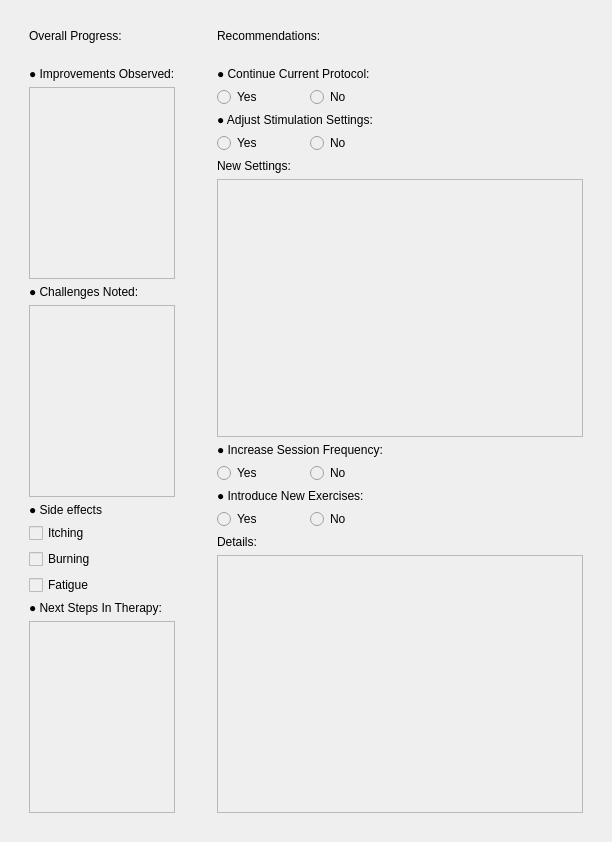
      <widget class="QWidget" name="assesment_tab">
       <property name="styleSheet">
        <string notr="true">background-color: rgb(239, 239, 239);
</string>
       </property>
       <attribute name="title">
        <string>Clinical Assesment</string>
       </attribute>
       <layout class="QHBoxLayout" name="horizontalLayout_3">
        <item>
         <widget class="QWidget" name="widget_5" native="true">
          <property name="sizePolicy">
           <sizepolicy hsizetype="Preferred" vsizetype="Preferred">
            <horstretch>1</horstretch>
            <verstretch>0</verstretch>
           </sizepolicy>
          </property>
          <layout class="QVBoxLayout" name="verticalLayout_4">
           <item>
            <widget class="QWidget" name="widget_7" native="true">
             <layout class="QHBoxLayout" name="horizontalLayout_4">
              <item>
               <widget class="QLabel" name="label_30">
                <property name="sizePolicy">
                 <sizepolicy hsizetype="Preferred" vsizetype="Preferred">
                  <horstretch>0</horstretch>
                  <verstretch>1</verstretch>
                 </sizepolicy>
                </property>
                <property name="styleSheet">
                 <string notr="true">font: 700 20pt; </string>
                </property>
                <property name="text">
                 <string>Overall Progress:</string>
                </property>
               </widget>
              </item>
             </layout>
            </widget>
           </item>
           <item>
            <widget class="QWidget" name="widget_8" native="true">
             <property name="sizePolicy">
              <sizepolicy hsizetype="Preferred" vsizetype="Preferred">
               <horstretch>0</horstretch>
               <verstretch>2</verstretch>
              </sizepolicy>
             </property>
             <layout class="QVBoxLayout" name="verticalLayout_6">
              <item>
               <widget class="QLabel" name="label_32">
                <property name="styleSheet">
                 <string notr="true">font: 600 12pt; </string>
                </property>
                <property name="text">
                 <string>● Improvements Observed:</string>
                </property>
               </widget>
              </item>
              <item>
               <widget class="QTextEdit" name="textEdit_8">
                <property name="styleSheet">
                 <string notr="true">font: 500 12pt; </string>
                </property>
               </widget>
              </item>
              <item>
               <widget class="QLabel" name="label_34">
                <property name="styleSheet">
                 <string notr="true">font: 600 12pt; </string>
                </property>
                <property name="text">
                 <string>● Challenges Noted:</string>
                </property>
               </widget>
              </item>
              <item>
               <widget class="QTextEdit" name="textEdit_7">
                <property name="styleSheet">
                 <string notr="true">font: 500 12pt; </string>
                </property>
               </widget>
              </item>
              <item>
               <widget class="QLabel" name="label_36">
                <property name="styleSheet">
                 <string notr="true">font: 600 12pt; </string>
                </property>
                <property name="text">
                 <string>● Side effects</string>
                </property>
               </widget>
              </item>
              <item>
               <widget class="QCheckBox" name="checkBox">
                <property name="styleSheet">
                 <string notr="true">font: 500 12pt; </string>
                </property>
                <property name="text">
                 <string>Itching</string>
                </property>
               </widget>
              </item>
              <item>
               <widget class="QCheckBox" name="checkBox_2">
                <property name="styleSheet">
                 <string notr="true">font: 500 12pt; </string>
                </property>
                <property name="text">
                 <string>Burning</string>
                </property>
               </widget>
              </item>
              <item>
               <widget class="QCheckBox" name="checkBox_3">
                <property name="styleSheet">
                 <string notr="true">font: 500 12pt; </string>
                </property>
                <property name="text">
                 <string>Fatigue</string>
                </property>
               </widget>
              </item>
              <item>
               <widget class="QLabel" name="label_41">
                <property name="styleSheet">
                 <string notr="true">font: 600 12pt; </string>
                </property>
                <property name="text">
                 <string>● Next Steps In Therapy:</string>
                </property>
               </widget>
              </item>
              <item>
               <widget class="QTextEdit" name="textEdit_2">
                <property name="styleSheet">
                 <string notr="true">font: 500 12pt; </string>
                </property>
               </widget>
              </item>
             </layout>
            </widget>
           </item>
          </layout>
         </widget>
        </item>
        <item>
         <widget class="QWidget" name="widget_6" native="true">
          <property name="sizePolicy">
           <sizepolicy hsizetype="Preferred" vsizetype="Preferred">
            <horstretch>3</horstretch>
            <verstretch>0</verstretch>
           </sizepolicy>
          </property>
          <layout class="QVBoxLayout" name="verticalLayout_3">
           <item>
            <widget class="QWidget" name="widget_9" native="true">
             <layout class="QVBoxLayout" name="verticalLayout_5">
              <item>
               <widget class="QLabel" name="label_31">
                <property name="sizePolicy">
                 <sizepolicy hsizetype="Preferred" vsizetype="Preferred">
                  <horstretch>0</horstretch>
                  <verstretch>1</verstretch>
                 </sizepolicy>
                </property>
                <property name="styleSheet">
                 <string notr="true">font: 700 20pt; </string>
                </property>
                <property name="text">
                 <string>Recommendations:</string>
                </property>
               </widget>
              </item>
             </layout>
            </widget>
           </item>
           <item>
            <widget class="QWidget" name="widget_10" native="true">
             <property name="sizePolicy">
              <sizepolicy hsizetype="Preferred" vsizetype="Preferred">
               <horstretch>0</horstretch>
               <verstretch>2</verstretch>
              </sizepolicy>
             </property>
             <property name="styleSheet">
              <string notr="true"/>
             </property>
             <layout class="QGridLayout" name="gridLayout_4">
              <item row="8" column="0" colspan="3">
               <widget class="QLabel" name="label_47">
                <property name="styleSheet">
                 <string notr="true">font: 600 12pt; </string>
                </property>
                <property name="text">
                 <string>● Introduce New Exercises:</string>
                </property>
               </widget>
              </item>
              <item row="10" column="0">
               <widget class="QLabel" name="label_48">
                <property name="styleSheet">
                 <string notr="true">font: 600 12pt; </string>
                </property>
                <property name="text">
                 <string>Details:</string>
                </property>
               </widget>
              </item>
              <item row="11" column="0" colspan="4">
               <widget class="QTextEdit" name="textEdit">
                <property name="styleSheet">
                 <string notr="true">font: 500 12pt; </string>
                </property>
               </widget>
              </item>
              <item row="6" column="0" colspan="3">
               <widget class="QLabel" name="label_46">
                <property name="styleSheet">
                 <string notr="true">font: 600 12pt; </string>
                </property>
                <property name="text">
                 <string>● Increase Session Frequency:</string>
                </property>
               </widget>
              </item>
              <item row="4" column="0">
               <widget class="QLabel" name="label_45">
                <property name="styleSheet">
                 <string notr="true">font: 600 12pt; </string>
                </property>
                <property name="text">
                 <string>New Settings:</string>
                </property>
               </widget>
              </item>
              <item row="2" column="0" colspan="3">
               <widget class="QLabel" name="label_44">
                <property name="styleSheet">
                 <string notr="true">font: 600 12pt; </string>
                </property>
                <property name="text">
                 <string>● Adjust Stimulation Settings:</string>
                </property>
               </widget>
              </item>
              <item row="0" column="0" colspan="3">
               <widget class="QLabel" name="label_43">
                <property name="styleSheet">
                 <string notr="true">font: 600 12pt; </string>
                </property>
                <property name="text">
                 <string>● Continue Current Protocol:</string>
                </property>
               </widget>
              </item>
              <item row="5" column="0" colspan="4">
               <widget class="QTextEdit" name="textEdit_9">
                <property name="styleSheet">
                 <string notr="true">font: 500 12pt; </string>
                </property>
               </widget>
              </item>
              <item row="1" column="0">
               <widget class="QRadioButton" name="radioButton_5">
                <property name="styleSheet">
                 <string notr="true">font: 500 12pt; </string>
                </property>
                <property name="text">
                 <string>Yes</string>
                </property>
               </widget>
              </item>
              <item row="1" column="1">
               <widget class="QRadioButton" name="radioButton_6">
                <property name="styleSheet">
                 <string notr="true">font: 500 12pt; </string>
                </property>
                <property name="text">
                 <string>No</string>
                </property>
               </widget>
              </item>
              <item row="3" column="0">
               <widget class="QRadioButton" name="radioButton_7">
                <property name="styleSheet">
                 <string notr="true">font: 500 12pt; </string>
                </property>
                <property name="text">
                 <string>Yes</string>
                </property>
               </widget>
              </item>
              <item row="3" column="1">
               <widget class="QRadioButton" name="radioButton_8">
                <property name="styleSheet">
                 <string notr="true">font: 500 12pt; </string>
                </property>
                <property name="text">
                 <string>No</string>
                </property>
               </widget>
              </item>
              <item row="7" column="0">
               <widget class="QRadioButton" name="radioButton_9">
                <property name="styleSheet">
                 <string notr="true">font: 500 12pt; </string>
                </property>
                <property name="text">
                 <string>Yes</string>
                </property>
               </widget>
              </item>
              <item row="7" column="1">
               <widget class="QRadioButton" name="radioButton_10">
                <property name="styleSheet">
                 <string notr="true">font: 500 12pt; </string>
                </property>
                <property name="text">
                 <string>No</string>
                </property>
               </widget>
              </item>
              <item row="9" column="0">
               <widget class="QRadioButton" name="radioButton_11">
                <property name="styleSheet">
                 <string notr="true">font: 500 12pt; </string>
                </property>
                <property name="text">
                 <string>Yes</string>
                </property>
               </widget>
              </item>
              <item row="9" column="1">
               <widget class="QRadioButton" name="radioButton_12">
                <property name="styleSheet">
                 <string notr="true">font: 500 12pt; </string>
                </property>
                <property name="text">
                 <string>No</string>
                </property>
               </widget>
              </item>
             </layout>
            </widget>
           </item>
          </layout>
         </widget>
        </item>
       </layout>
      </widget>
